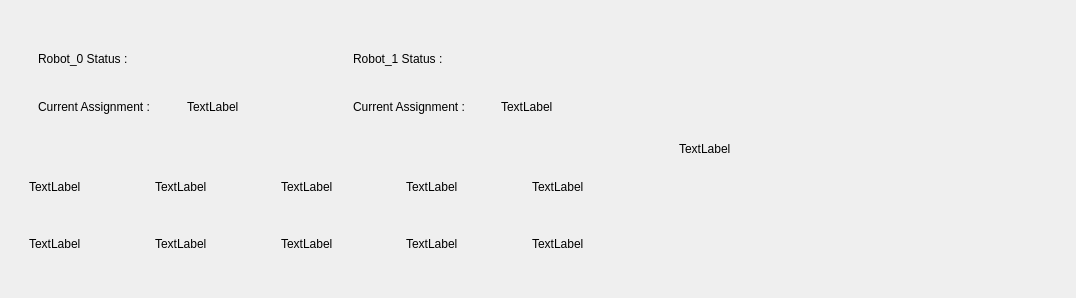
<?xml version="1.0" encoding="UTF-8"?>
<ui version="4.0">
 <class>TeamWidget</class>
 <widget class="QWidget" name="TeamWidget">
  <property name="geometry">
   <rect>
    <x>0</x>
    <y>0</y>
    <width>1076</width>
    <height>298</height>
   </rect>
  </property>
  <property name="windowTitle">
   <string>Form</string>
  </property>
  <layout class="QHBoxLayout" name="horizontalLayout_2">
   <item>
    <layout class="QHBoxLayout" name="horizontalLayout" stretch="5,3">
     <property name="spacing">
      <number>0</number>
     </property>
     <item>
      <widget class="QWidget" name="widget_2" native="true">
       <layout class="QVBoxLayout" name="verticalLayout_2">
        <item>
         <layout class="QVBoxLayout" name="verticalLayout">
          <item>
           <widget class="QWidget" name="widget_3" native="true">
            <layout class="QHBoxLayout" name="horizontalLayout_4">
             <item>
              <layout class="QGridLayout" name="gridLayout_2">
               <item row="0" column="0">
                <widget class="QWidget" name="widget_6" native="true">
                 <layout class="QGridLayout" name="gridLayout">
                  <item row="1" column="0">
                   <widget class="QLabel" name="curr_assigment_0">
                    <property name="text">
                     <string>Current Assignment :</string>
                    </property>
                   </widget>
                  </item>
                  <item row="0" column="0">
                   <widget class="QLabel" name="robot_0">
                    <property name="text">
                     <string>Robot_0 Status :</string>
                    </property>
                   </widget>
                  </item>
                  <item row="1" column="1">
                   <widget class="QLabel" name="curr_assigment_image_0">
                    <property name="text">
                     <string>TextLabel</string>
                    </property>
                   </widget>
                  </item>
                  <item row="0" column="1">
                   <widget class="QLabel" name="label_4">
                    <property name="text">
                     <string/>
                    </property>
                   </widget>
                  </item>
                 </layout>
                </widget>
               </item>
               <item row="0" column="1">
                <widget class="QWidget" name="widget_5" native="true">
                 <layout class="QGridLayout" name="gridLayout_3">
                  <item row="0" column="0">
                   <widget class="QLabel" name="robot_1">
                    <property name="text">
                     <string>Robot_1 Status :</string>
                    </property>
                   </widget>
                  </item>
                  <item row="0" column="1">
                   <widget class="QLabel" name="label_7">
                    <property name="text">
                     <string/>
                    </property>
                   </widget>
                  </item>
                  <item row="1" column="0">
                   <widget class="QLabel" name="curr_assignment_1">
                    <property name="text">
                     <string>Current Assignment :</string>
                    </property>
                   </widget>
                  </item>
                  <item row="1" column="1">
                   <widget class="QLabel" name="curr_assigment_image_1">
                    <property name="text">
                     <string>TextLabel</string>
                    </property>
                   </widget>
                  </item>
                 </layout>
                </widget>
               </item>
              </layout>
             </item>
            </layout>
           </widget>
          </item>
          <item>
           <widget class="QWidget" name="widget_4" native="true">
            <layout class="QGridLayout" name="gridLayout_4">
             <item row="0" column="0">
              <widget class="QLabel" name="ressource5">
               <property name="text">
                <string>TextLabel</string>
               </property>
              </widget>
             </item>
             <item row="0" column="1">
              <widget class="QLabel" name="ressource6">
               <property name="text">
                <string>TextLabel</string>
               </property>
              </widget>
             </item>
             <item row="0" column="2">
              <widget class="QLabel" name="ressource7">
               <property name="text">
                <string>TextLabel</string>
               </property>
              </widget>
             </item>
             <item row="0" column="3">
              <widget class="QLabel" name="ressource8">
               <property name="text">
                <string>TextLabel</string>
               </property>
              </widget>
             </item>
             <item row="0" column="4">
              <widget class="QLabel" name="ressource9">
               <property name="text">
                <string>TextLabel</string>
               </property>
              </widget>
             </item>
             <item row="1" column="0">
              <widget class="QLabel" name="ressource0">
               <property name="text">
                <string>TextLabel</string>
               </property>
              </widget>
             </item>
             <item row="1" column="1">
              <widget class="QLabel" name="ressource1">
               <property name="text">
                <string>TextLabel</string>
               </property>
              </widget>
             </item>
             <item row="1" column="2">
              <widget class="QLabel" name="ressource2">
               <property name="text">
                <string>TextLabel</string>
               </property>
              </widget>
             </item>
             <item row="1" column="3">
              <widget class="QLabel" name="ressource3">
               <property name="text">
                <string>TextLabel</string>
               </property>
              </widget>
             </item>
             <item row="1" column="4">
              <widget class="QLabel" name="ressource4">
               <property name="text">
                <string>TextLabel</string>
               </property>
              </widget>
             </item>
            </layout>
           </widget>
          </item>
         </layout>
        </item>
       </layout>
      </widget>
     </item>
     <item>
      <widget class="QWidget" name="widget" native="true">
       <layout class="QGridLayout" name="gridLayout_5">
        <item row="0" column="0">
         <widget class="QLabel" name="label">
          <property name="text">
           <string>TextLabel</string>
          </property>
         </widget>
        </item>
       </layout>
      </widget>
     </item>
    </layout>
   </item>
  </layout>
 </widget>
 <resources/>
 <connections/>
</ui>
